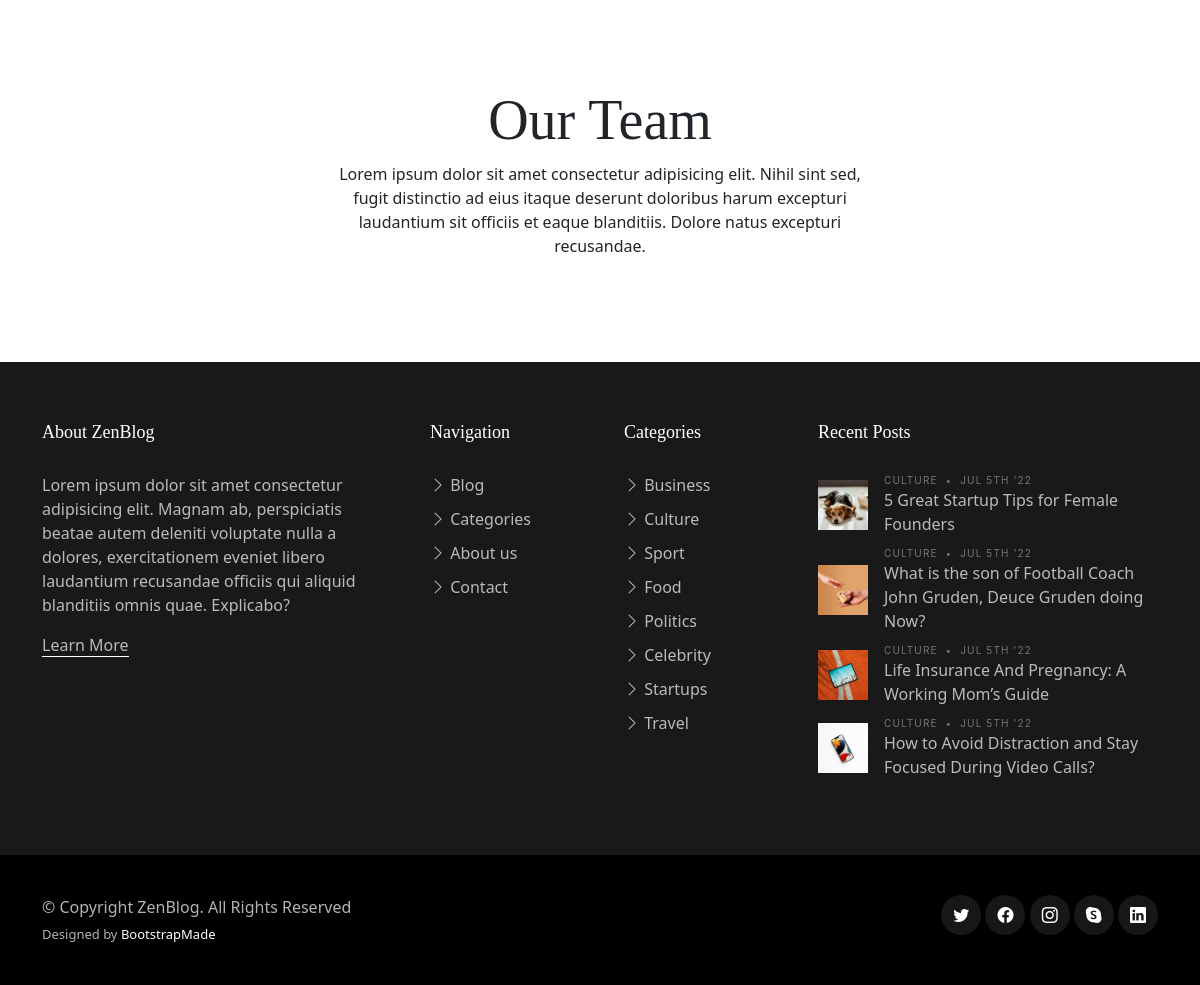
Page /about/ (lower part) on the earlier database version.
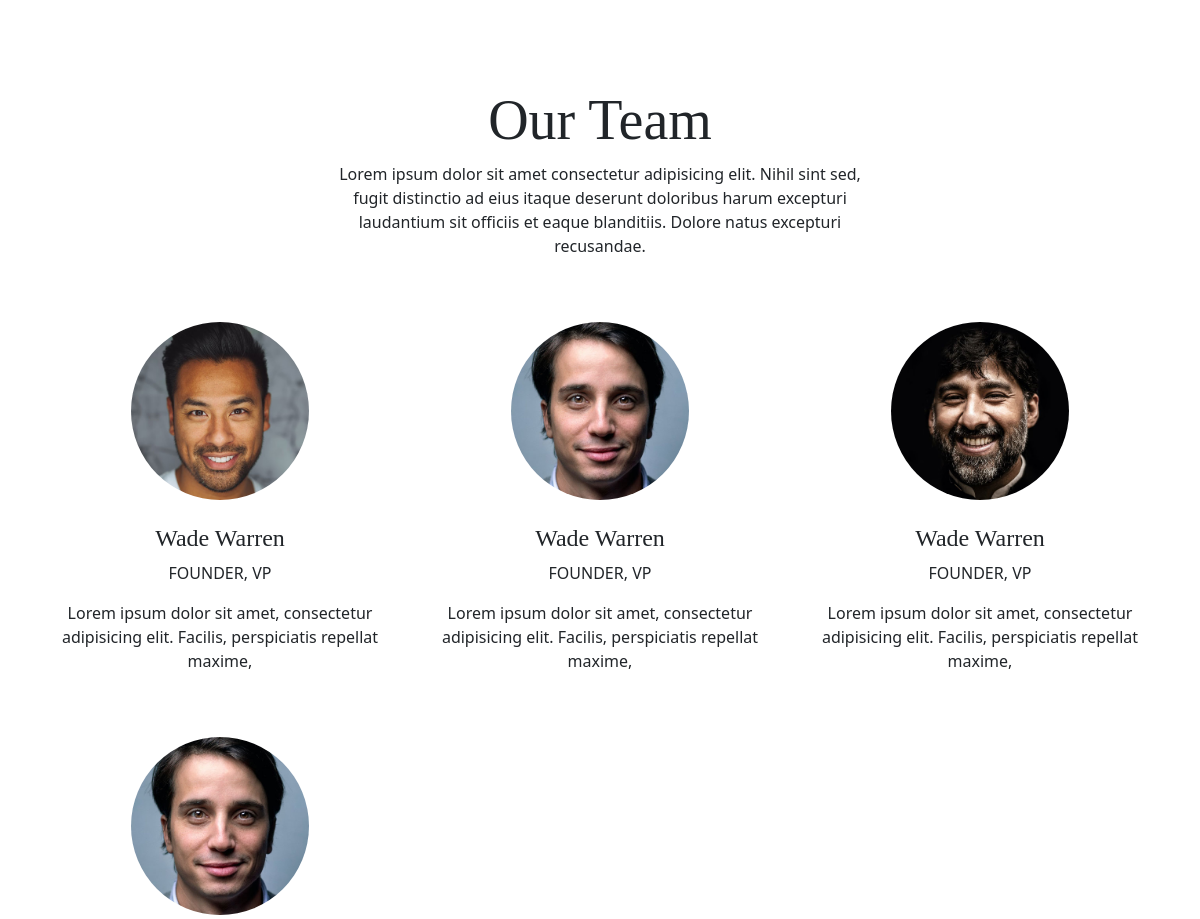
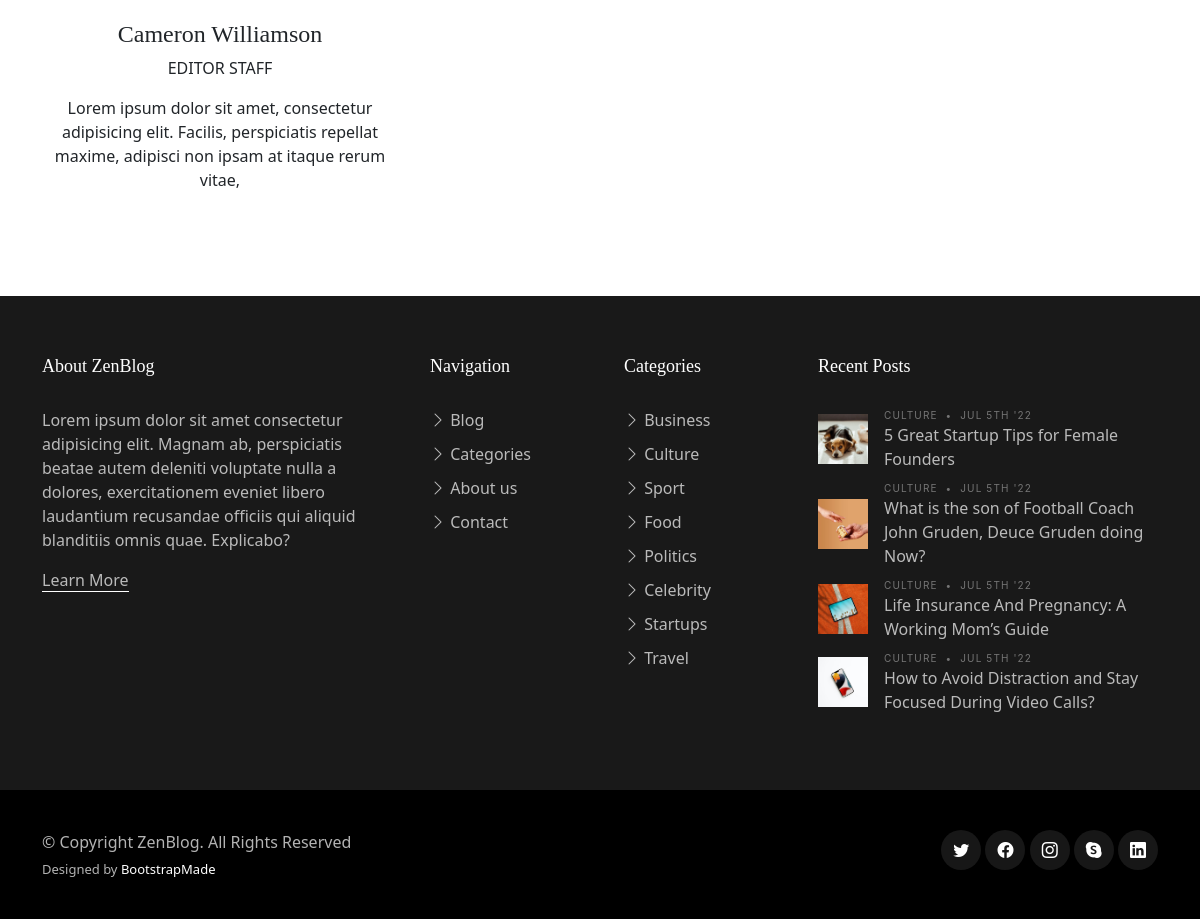
Same page on the later database version (2 pictures, top to bottom).
### blog/models.py (models this page shows, shortened)
class About(models.Model):
    image        = models.ImageField(upload_to ='uploads/')
    name         = models.CharField(max_length=50)
    generic      =  models.CharField(max_length=50)
    paragraph      = models.TextField()

### blog/views.py (the view)
# urls.py: path("about/", views.about, name="about"),
def about(request):
    about = About.objects.all().order_by('-id')[:4]
    return render(request, 'about.html',{'about':about})

### blog/templates/about.html (shortened to what this page needs)
{% extends "base.html" %}
{% load static %}
{% block content %}
  <main id="main">
    <section>
      <div class="container" data-aos="fade-up">
        <div class="row">
          <div class="col-12 text-center mb-5">
            <div class="row justify-content-center">
              <div class="col-lg-6">
                <h2 class="display-4">Our Team</h2>
                <p>Lorem ipsum dolor sit amet consectetur adipisicing elit. Nihil sint sed, fugit distinctio ad eius itaque deserunt doloribus harum excepturi laudantium sit officiis et eaque blanditiis. Dolore natus excepturi recusandae.</p>
              </div>
            </div>
          </div>
          {% for data in about %}
          <div class="col-lg-4 text-center mb-5">
            <img src="{{data.image.url}}" alt="" class="img-fluid rounded-circle w-50 mb-4">
            <h4>{{data.name}}</h4>
            <span class="d-block mb-3 text-uppercase">{{data.generic}}</span>
            <p>{{data.paragraph}}</p>
          </div>
          {% endfor %}
        </div>
      </div>
    </section>
  </main>
{% endblock content %}

### templates/base.html (shortened to what this page needs)
<!DOCTYPE html>
{% load static %}
<html lang="en">
<head>
    <link href="{% static 'vendor/bootstrap/css/bootstrap.min.css' %} " rel="stylesheet">
    <link href="{% static 'vendor/bootstrap-icons/bootstrap-icons.css' %}" rel="stylesheet">
    <link href="{% static 'vendor/swiper/swiper-bundle.min.css' %}" rel="stylesheet">
    <link href="{% static 'vendor/glightbox/css/glightbox.min.css' %}" rel="stylesheet">
    <link href="{% static 'vendor/aos/aos.css' %}" rel="stylesheet">
    <link href="{% static 'css/variables.css' %}" rel="stylesheet">
    <link href="{% static 'css/main.css' %}" rel="stylesheet">
</head>
<body>
    {% block content %}
    {% endblock content %}
    {% include 'include/footer.html' %}
</body>
</html>

### templates/include/footer.html
<footer id="footer" class="footer">
    <div class="footer-content">
      <div class="container">
        <div class="row g-5">
          <div class="col-lg-4">
            <h3 class="footer-heading">About ZenBlog</h3>
            <p>Lorem ipsum dolor sit amet consectetur adipisicing elit. Magnam ab, perspiciatis beatae autem deleniti voluptate nulla a dolores, exercitationem eveniet libero laudantium recusandae officiis qui aliquid blanditiis omnis quae. Explicabo?</p>
            <p><a href="about.html" class="footer-link-more">Learn More</a></p>
          </div>
          <div class="col-6 col-lg-2">
            <h3 class="footer-heading">Navigation</h3>
            <ul class="footer-links list-unstyled">
              <li><a href="{% url 'blog:home' %}"><i class="bi bi-chevron-right"></i> Blog</a></li>
              <li><a href="{% url 'blog:category' %}"><i class="bi bi-chevron-right"></i> Categories</a></li>
              <li><a href="{% url 'blog:about' %}"><i class="bi bi-chevron-right"></i> About us</a></li>
              <li><a href="{% url 'blog:contact' %}"><i class="bi bi-chevron-right"></i> Contact</a></li>
            </ul>
          </div>
          <div class="col-6 col-lg-2">
            <h3 class="footer-heading">Categories</h3>
            <ul class="footer-links list-unstyled">
              <li><a href="{% url 'blog:home' %}"><i class="bi bi-chevron-right"></i> Business</a></li>
              <li><a href="{% url 'blog:home' %}"><i class="bi bi-chevron-right"></i> Culture</a></li>
              <li><a href="{% url 'blog:home' %}"><i class="bi bi-chevron-right"></i> Sport</a></li>
              <li><a href="{% url 'blog:home' %}"><i class="bi bi-chevron-right"></i> Food</a></li>
              <li><a href="{% url 'blog:home' %}"><i class="bi bi-chevron-right"></i> Politics</a></li>
              <li><a href="{% url 'blog:home' %}"><i class="bi bi-chevron-right"></i> Celebrity</a></li>
              <li><a href="{% url 'blog:home' %}"><i class="bi bi-chevron-right"></i> Startups</a></li>
              <li><a href="{% url 'blog:home' %}"><i class="bi bi-chevron-right"></i> Travel</a></li>
            </ul>
          </div>
          <div class="col-lg-4">
            <h3 class="footer-heading">Recent Posts</h3>
            <ul class="footer-links footer-blog-entry list-unstyled">
              <li>
                <a href="single-post.html" class="d-flex align-items-center">
                  <img src="assets/img/post-sq-1.jpg" alt="" class="img-fluid me-3">
                  <div>
                    <div class="post-meta d-block"><span class="date">Culture</span> <span class="mx-1">&bullet;</span> <span>Jul 5th '22</span></div>
                    <span>5 Great Startup Tips for Female Founders</span>
                  </div>
                </a>
              </li>
              <li>
                <a href="single-post.html" class="d-flex align-items-center">
                  <img src="assets/img/post-sq-2.jpg" alt="" class="img-fluid me-3">
                  <div>
                    <div class="post-meta d-block"><span class="date">Culture</span> <span class="mx-1">&bullet;</span> <span>Jul 5th '22</span></div>
                    <span>What is the son of Football Coach John Gruden, Deuce Gruden doing Now?</span>
                  </div>
                </a>
              </li>
              <li>
                <a href="single-post.html" class="d-flex align-items-center">
                  <img src="assets/img/post-sq-3.jpg" alt="" class="img-fluid me-3">
                  <div>
                    <div class="post-meta d-block"><span class="date">Culture</span> <span class="mx-1">&bullet;</span> <span>Jul 5th '22</span></div>
                    <span>Life Insurance And Pregnancy: A Working Mom’s Guide</span>
                  </div>
                </a>
              </li>
              <li>
                <a href="single-post.html" class="d-flex align-items-center">
                  <img src="assets/img/post-sq-4.jpg" alt="" class="img-fluid me-3">
                  <div>
                    <div class="post-meta d-block"><span class="date">Culture</span> <span class="mx-1">&bullet;</span> <span>Jul 5th '22</span></div>
                    <span>How to Avoid Distraction and Stay Focused During Video Calls?</span>
                  </div>
                </a>
              </li>
            </ul>
          </div>
        </div>
      </div>
    </div>
    <div class="footer-legal">
      <div class="container">
        <div class="row justify-content-between">
          <div class="col-md-6 text-center text-md-start mb-3 mb-md-0">
            <div class="copyright">
              © Copyright <strong><span>ZenBlog</span></strong>. All Rights Reserved
            </div>
            <div class="credits">
              Designed by <a href="https://bootstrapmade.com/">BootstrapMade</a>
            </div>
          </div>
          <div class="col-md-6">
            <div class="social-links mb-3 mb-lg-0 text-center text-md-end">
              <a href="#" class="twitter"><i class="bi bi-twitter"></i></a>
              <a href="#" class="facebook"><i class="bi bi-facebook"></i></a>
              <a href="#" class="instagram"><i class="bi bi-instagram"></i></a>
              <a href="#" class="google-plus"><i class="bi bi-skype"></i></a>
              <a href="#" class="linkedin"><i class="bi bi-linkedin"></i></a>
            </div>
          </div>
        </div>
      </div>
    </div>
  </footer>

### ZenBlog/static/css/variables.css (style rules this page uses)
:root { --font-default: 'EB Garamond', system-ui, -apple-system, "Segoe UI", Roboto, "Helvetica Neue", Arial, "Noto Sans", "Liberation Sans", sans-serif, "Apple Color Emoji", "Segoe UI Emoji", "Segoe UI Symbol", "Noto Color Emoji"; --font-primary: 'EB Garamond', serif; --font-secondary: 'Inter', sans-serif; --color-default: #212529; --color-default-rgb: 33, 37, 41; --color-links: #212529; --color-links-hover: #15171a; --color-primary: #212529; --color-primary-light: #26282c; --color-primary-dark: #0b0c0e; --color-primary-rgb: 33, 37, 41; --color-primary-light-rgb: 38, 40, 44; --color-primary-dark-rgb: 11, 12, 14; --color-secondary: #596d80; --color-secondary-light: #8498aa; --color-secondary-dark: #404f5c; --color-secondary-rgb: 89, 109, 128; --color-secondary-light-rgb: 132, 152, 170; --color-secondary-dark-rgb: 64, 79, 92; --color-blue: #0d6efd; --color-blue-rgb: 13, 110, 253; --color-indigo: #6610f2; --color-indigo-rgb: 102, 16, 242; --color-purple: #6f42c1; --color-purple-rgb: 111, 66, 193; --color-pink: #f3268c; --color-pink-rgb: 243, 38, 140; --color-red: #df1529; --color-red-rgb: 223, 21, 4; --color-orange: #fd7e14; --color-orange-rgb: 253, 126, 20; --color-yellow: #ffc107; --color-yellow-rgb: 255, 193, 7; --color-green: #059652; --color-green-rgb: 5, 150, 82; --color-teal: #20c997; --color-teal-rgb: 32, 201, 151; --color-cyan: #0dcaf0; --color-cyan-rgb: 13, 202, 240; --color-white: #ffffff; --color-white-rgb: 255, 255, 255; --color-gray: #6c757d; --color-gray-rgb: 108, 117, 125; --color-black: #000000; --color-black-rgb: 0, 0, 0; }
:root { --bs-blue: var(--color-blue); --bs-indigo: var(--color-indigo); --bs-purple: var(--color-purple); --bs-pink: var(--color-pink); --bs-red: var(--color-red); --bs-orange: var(--color-orange); --bs-yellow: var(--color-yellow); --bs-green: var(--color-green); --bs-teal: var(--color-teal); --bs-cyan: var(--color-cyan); --bs-white: var(--color-white); --bs-gray: var(--color-gray); --bs-gray-dark: #343a40; --bs-gray-100: #f8f9fa; --bs-gray-200: #e9ecef; --bs-gray-300: #dee2e6; --bs-gray-400: #ced4da; --bs-gray-500: #adb5bd; --bs-gray-600: #6c757d; --bs-gray-700: #495057; --bs-gray-800: #343a40; --bs-gray-900: #212529; --bs-primary: var(--color-blue); --bs-secondary: var(--color-blue); --bs-success: #198754; --bs-info: #0dcaf0; --bs-warning: #ffc107; --bs-danger: #dc3545; --bs-light: #f8f9fa; --bs-dark: #212529; --bs-primary-rgb: var(--color-primary-rgb); --bs-secondary-rgb: var(--color-secondary-rgb); --bs-success-rgb: 25, 135, 84; --bs-info-rgb: 13, 202, 240; --bs-warning-rgb: 255, 193, 7; --bs-danger-rgb: 220, 53, 69; --bs-light-rgb: 248, 249, 250; --bs-dark-rgb: 33, 37, 41; --bs-white-rgb: var(--color-white-rgb); --bs-black-rgb: var(--color-black-rgb); --bs-body-color-rgb: var(--color-default-rgb); --bs-body-bg-rgb: 255, 255, 255; --bs-font-sans-serif: var(--font-default); --bs-font-monospace: SFMono-Regular, Menlo, Monaco, Consolas, "Liberation Mono", "Courier New", monospace; --bs-gradient: linear-gradient(180deg, rgba(255, 255, 255, 0.15), rgba(255, 255, 255, 0)); --bs-body-font-family: var(--font-default); --bs-body-font-size: 1rem; --bs-body-font-weight: 400; --bs-body-line-height: 1.5; --bs-body-color: var(--color-default); --bs-body-bg: #fff; }

Differences in the rows shown:
added About: image (picture), name "Wade Warren", generic "FOUNDER, VP", paragraph "Lorem ipsum dolor sit amet, consectetur adipisicing elit. Facilis, perspiciatis repellat maxime,"
added About: image (picture), name "Wade Warren", generic "FOUNDER, VP", paragraph "Lorem ipsum dolor sit amet, consectetur adipisicing elit. Facilis, perspiciatis repellat maxime,"
added About: image (picture), name "Wade Warren", generic "FOUNDER, VP", paragraph "Lorem ipsum dolor sit amet, consectetur adipisicing elit. Facilis, perspiciatis repellat maxime,"
added About: image (picture), name "Cameron Williamson", generic "EDITOR STAFF", paragraph "Lorem ipsum dolor sit amet, consectetur adipisicing elit. Facilis, perspiciatis repellat maxime, adipisci non ipsam at itaque rerum vitae,"
